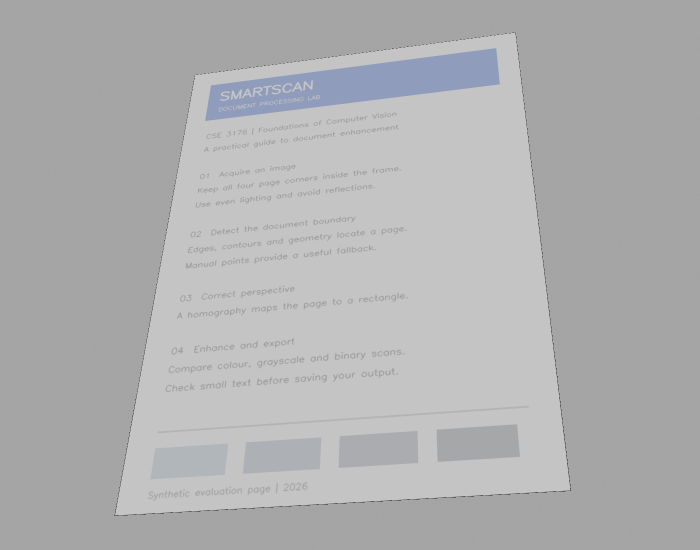
#> input picture sample_images/low_contrast.png, 1400 x 1100 px (shown at 1/2 size)
$ python -i quality_analysis.py   (imports and definitions only)   (older library calls are emulated)
#> lines starting #> are read from the running program, lines starting #| are printed output that depends on the picture
#> further down, picture is the input picture: shape (1100, 1400, 3); mean B, G, R 177.4, 176.5, 176.1
### src/image_processing.py
"""Image I/O, bounded resizing and independent FCV demonstrations. Arrays are BGR."""
from pathlib import Path
import cv2
import numpy as np
from PIL import Image, ImageOps

MAX_PIXELS = 40_000_000

def validate(image):
    if not isinstance(image, np.ndarray) or image.size == 0 or image.dtype != np.uint8:
        raise ValueError("Expected a nonempty uint8 image.")
    if image.ndim not in (2, 3) or (image.ndim == 3 and image.shape[2] != 3):
        raise ValueError("Expected grayscale or three-channel BGR.")
    if min(image.shape[:2]) < 8:
        raise ValueError("Image must be at least 8 x 8 pixels.")
    return image

# [10 lines left out: function load_image, not called in this run]

def gray(image):
    return image.copy() if image.ndim == 2 else cv2.cvtColor(image, cv2.COLOR_BGR2GRAY)

def resize_longest(image, maximum=1200):
    validate(image)
    scale = min(1., maximum / max(image.shape[:2]))
    if scale == 1:
        return image.copy(), scale
    return cv2.resize(image, None, fx=scale, fy=scale, interpolation=cv2.INTER_AREA), scale

# [19 lines left out: functions crop, gamma_correct, histogram_image, not called in this run]

TECHNIQUES = ["Grayscale", "Normalize", "Histogram", "Equalize", "CLAHE", "Gaussian", "Median", "Bilateral", "Sharpen", "Gamma", "Binary", "Adaptive", "Morphology", "Canny", "HSV paper mask", "K-means", "Hough lines", "Center crop"]

# [37 lines left out: function demonstrate, not called in this run]

### src/quality_analysis.py
"""Transparent heuristic diagnostics, not OCR accuracy or a validated quality model."""
import cv2
import numpy as np
from .image_processing import gray,resize_longest,validate

def analyze_quality(image,confidence=None,corners=None):
    validate(image)
    original_h,original_w=image.shape[:2]
#> original_h = 1100; original_w = 1400
    small,_=resize_longest(image,1000);g=gray(small)
#> after `small, _ = resize_longest(image, 1000)`:
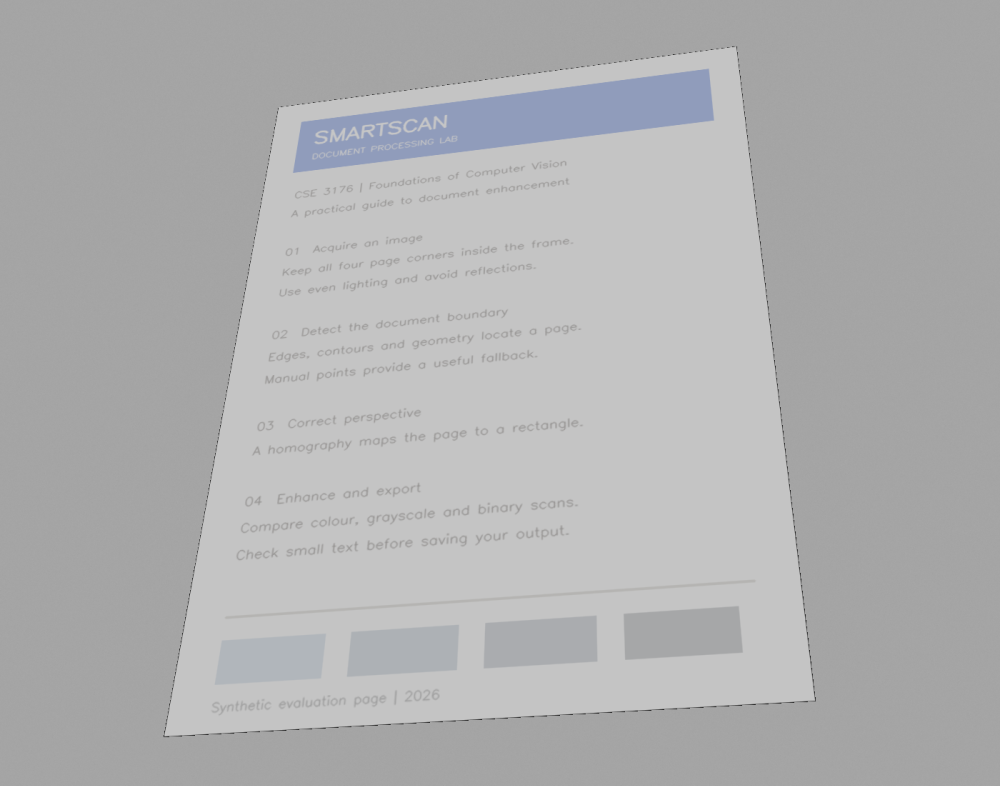
#> small: shape (786, 1000, 3); mean B, G, R 177.4, 176.5, 176.1
#> in gray, `return image.copy() if image.ndim == 2 else cv2.cvtColor(image, cv2.CO..`:
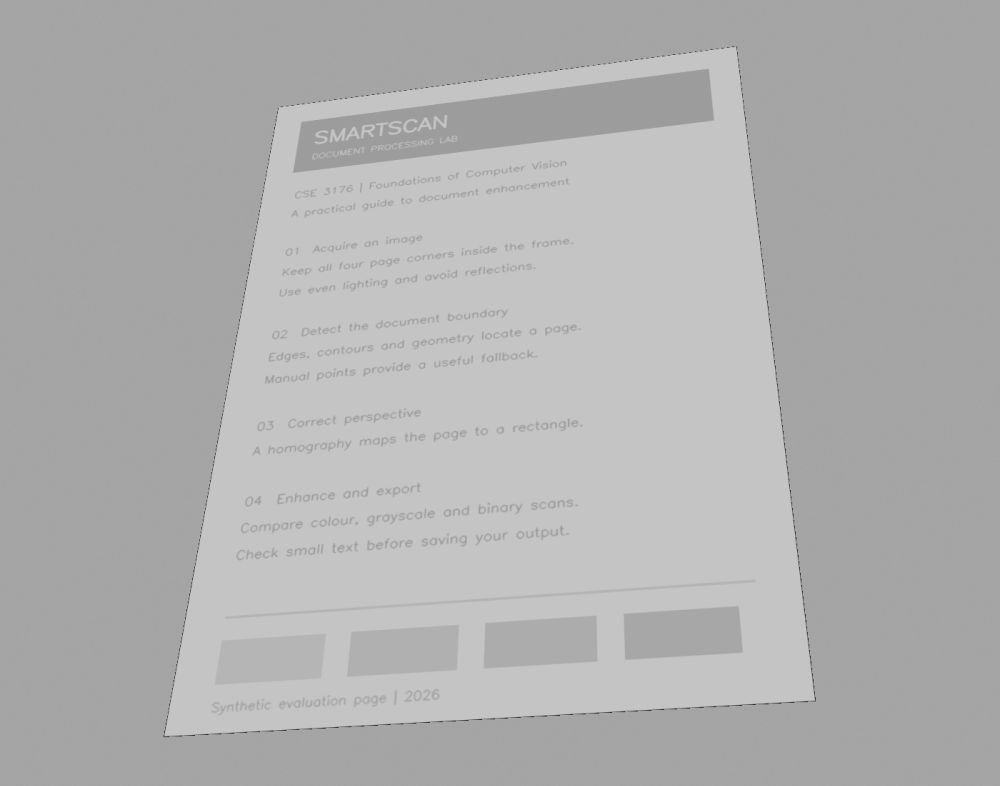
#> returned value: shape (786, 1000); min 47, max 198, mean 176.5
    f=g.astype(np.float32)
    brightness=float(f.mean());contrast=float(f.std())
#> after `brightness = float(f.mean())`: brightness = 176.5
#> after `contrast = float(f.std())`: contrast = 15.65
    blur=float(cv2.Laplacian(g,cv2.CV_64F).var())
#> blur = 105
    # Flat-region high-pass MAD; if insufficient flat pixels, use the full residual.
    residual=f-cv2.GaussianBlur(f,(3,3),0)
    gradient=cv2.magnitude(cv2.Sobel(f,cv2.CV_32F,1,0),cv2.Sobel(f,cv2.CV_32F,0,1))
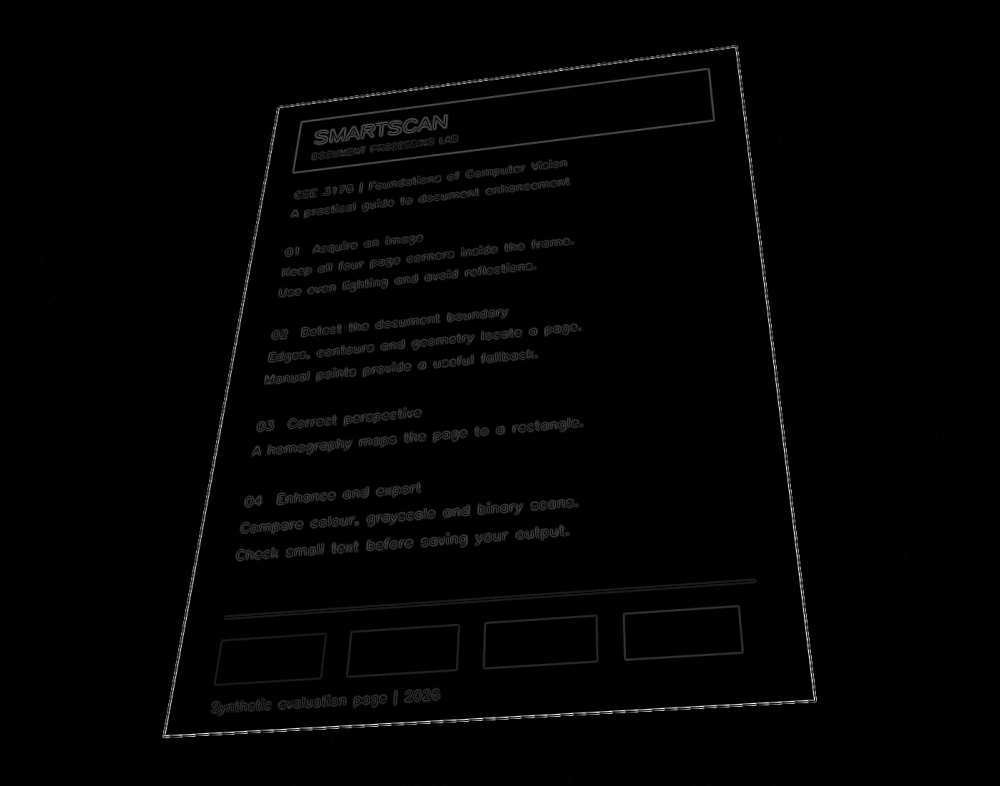
#> gradient: shape (786, 1000) float32; min 0, max 558.5, mean 7.3; drawn with min black and max white
    flat=residual[gradient<10]
    if flat.size<100: flat=residual.ravel()
    noise=float(1.4826*np.median(np.abs(flat-np.median(flat))))
#> noise = 0.278
    components={"resolution":min(1.,min(original_h,original_w)/1000),"brightness":max(0.,1-abs(brightness-180)/180),"contrast":min(1.,contrast/55),"sharpness":min(1.,np.log1p(blur)/np.log1p(500)),"noise":max(0.,1-noise/20)}
#> components = {'resolution': 1, 'brightness': 0.98, 'contrast': 0.285, 'sharpness': 0.75, 'noise': 0.986}
    weights={"resolution":.15,"brightness":.15,"contrast":.25,"sharpness":.30,"noise":.15}
    score=round(100*sum(weights[k]*v for k,v in components.items()),1)
#> score = 74.1
    classification="Excellent" if score>=85 else "Good" if score>=70 else "Fair" if score>=50 else "Poor"
#> classification = 'Good'
    suggestions=[]
    if blur<80: suggestions.append("Hold the camera steady and focus on the text; sharpening cannot restore missing detail.")
    if contrast<30: suggestions.append("Use even lighting or try CLAHE / black-and-white mode.")
    if brightness<90: suggestions.append("Increase illumination and avoid casting a shadow over the page.")
    if brightness>235: suggestions.append("Reduce glare and exposure; clipped text cannot be recovered.")
    if noise>5: suggestions.append("Increase light or use denoising at a moderate setting.")
    if min(original_h,original_w)<800: suggestions.append("Move closer or use a higher-resolution photograph.")
    distortion=None
    if corners is not None:
        from .perspective_correction import order_corners
        p=order_corners(corners);length=np.linalg.norm(p-np.roll(p,-1,axis=0),axis=1)
        distortion=float(max(abs(length[0]-length[2])/max(length[0],length[2]),abs(length[1]-length[3])/max(length[1],length[3])))
    if confidence is not None and confidence<.65: suggestions.append("Check the boundary or adjust the four corners manually.")
    return {"score":score,"classification":classification,"width":original_w,"height":original_h,"brightness":round(brightness,2),"contrast":round(contrast,2),"laplacian_variance":round(blur,2),"noise_mad":round(noise,2),"detection_confidence":confidence,"perspective_asymmetry":distortion,"components":components,"suggestions":suggestions,"methodology":"Heuristic: 15% resolution, 15% brightness, 25% contrast, 30% log sharpness, 15% low noise. Metrics measured at <=1000 px. Not a validated readability score. Thresholding can inflate contrast/sharpness; compare visually."}

>>> import cv2
>>> picture = cv2.imread('../sample_images/low_contrast.png')
>>> result = analyze_quality(picture)
#> result = 13 items
